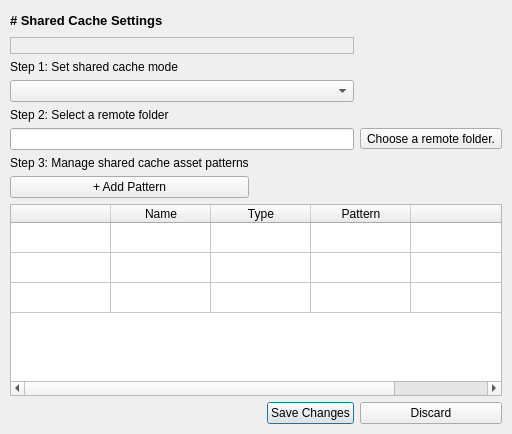
         <widget class="QWidget" name="SharedCachePage">
         <layout class="QGridLayout" name="gridLayout_2">
          <property name="leftMargin">
           <number>0</number>
          </property>
          <property name="topMargin">
           <number>0</number>
          </property>
          <property name="rightMargin">
           <number>0</number>
          </property>
          <property name="bottomMargin">
           <number>0</number>
          </property>
          <item row="0" column="0">
           <widget class="QWidget" name="widget_sharedCache" native="true">
            <property name="sizePolicy">
             <sizepolicy hsizetype="Preferred" vsizetype="Expanding">
              <horstretch>0</horstretch>
              <verstretch>0</verstretch>
             </sizepolicy>
            </property>
            <layout class="QGridLayout" name="gridLayout" columnstretch="0,0,0,0,0">
             <property name="sizeConstraint">
              <enum>QLayout::SetDefaultConstraint</enum>
             </property>
             <property name="leftMargin">
              <number>10</number>
             </property>
             <property name="rightMargin">
              <number>10</number>
             </property>
             <property name="bottomMargin">
              <number>10</number>
             </property>
             <item row="0" column="0" colspan="2">
              <widget class="QLabel" name="sharedCacheTitle">
               <property name="font">
                <font>
                 <pointsize>10</pointsize>
                 <weight>75</weight>
                 <bold>true</bold>
                </font>
               </property>
               <property name="text">
                <string># Shared Cache Settings</string>
               </property>
               <property name="textFormat">
                <enum>Qt::MarkdownText</enum>
               </property>
              </widget>
             </item>
             <item row="9" column="3">
              <widget class="QPushButton" name="sharedCacheSubmitButton">
               <property name="text">
                <string>Save Changes</string>
               </property>
               <property name="autoDefault">
                <bool>true</bool>
               </property>
               <property name="default">
                <bool>true</bool>
               </property>
              </widget>
             </item>
             <item row="5" column="0" colspan="4">
              <widget class="QLineEdit" name="serverAddressLineEdit">
               <property name="toolTip">
                <string>Set the remote folder location for the shared cache</string>
               </property>
              </widget>
             </item>
             <item row="9" column="4">
              <widget class="QPushButton" name="sharedCacheDiscardButton">
               <property name="text">
                <string>Discard</string>
               </property>
              </widget>
             </item>
             <item row="8" column="0" colspan="5">
              <widget class="QTableWidget" name="sharedCacheTable">
               <property name="wordWrap">
                <bool>false</bool>
               </property>
               <property name="rowCount">
                <number>3</number>
               </property>
               <property name="columnCount">
                <number>5</number>
               </property>
               <attribute name="horizontalHeaderCascadingSectionResizes">
                <bool>false</bool>
               </attribute>
               <attribute name="horizontalHeaderStretchLastSection">
                <bool>false</bool>
               </attribute>
               <attribute name="verticalHeaderVisible">
                <bool>false</bool>
               </attribute>
               <row>
                <property name="text">
                 <string>New Row</string>
                </property>
               </row>
               <row/>
               <row/>
               <column>
                <property name="text">
                 <string/>
                </property>
                <property name="toolTip">
                 <string>Toggle pattern activity.</string>
                </property>
               </column>
               <column>
                <property name="text">
                 <string>Name</string>
                </property>
               </column>
               <column>
                <property name="text">
                 <string>Type</string>
                </property>
                <property name="toolTip">
                 <string extracomment="Choose how the pattern text will be used. Wildcard or regular expression supported. "/>
                </property>
               </column>
               <column>
                <property name="text">
                 <string>Pattern</string>
                </property>
               </column>
               <column>
                <property name="text">
                 <string/>
                </property>
                <property name="toolTip">
                 <string>Remove the pattern.</string>
                </property>
               </column>
              </widget>
             </item>
             <item row="4" column="0">
              <widget class="QLabel" name="label_3">
               <property name="text">
                <string>Step 2: Select a remote folder</string>
               </property>
              </widget>
             </item>
             <item row="6" column="0">
              <widget class="QLabel" name="label_4">
               <property name="text">
                <string>Step 3: Manage shared cache asset patterns</string>
               </property>
              </widget>
             </item>
             <item row="7" column="0">
              <widget class="QPushButton" name="sharedCacheAddPattern">
               <property name="toolTip">
                <string>Add an asset pattern to cache to the remote folder.</string>
               </property>
               <property name="text">
                <string>+ Add Pattern</string>
               </property>
              </widget>
             </item>
             <item row="3" column="0" colspan="4">
              <widget class="QComboBox" name="serverCacheModeOptions">
               <property name="toolTip">
                <string>Select the mode the project should use to cache asset products.</string>
               </property>
               <property name="currentText">
                <string>Placeholder</string>
               </property>
               <property name="placeholderText">
                <string>Placeholder</string>
               </property>
              </widget>
             </item>
             <item row="2" column="0">
              <widget class="QLabel" name="label_2">
               <property name="text">
                <string>Step 1: Set shared cache mode</string>
               </property>
              </widget>
             </item>
             <item row="5" column="4">
              <widget class="QToolButton" name="serverAddressToolButton">
               <property name="text">
                <string>Choose a remote folder.</string>
               </property>
              </widget>
             </item>
             <item row="1" column="0" colspan="4">
              <widget class="QLabel" name="sharedCacheStatus">
               <property name="font">
                <font>
                 <pointsize>10</pointsize>
                </font>
               </property>
               <property name="frameShape">
                <enum>QFrame::StyledPanel</enum>
               </property>
               <property name="frameShadow">
                <enum>QFrame::Sunken</enum>
               </property>
               <property name="text">
                <string/>
               </property>
               <property name="textFormat">
                <enum>Qt::MarkdownText</enum>
               </property>
               <property name="margin">
                <number>5</number>
               </property>
              </widget>
             </item>
             <item row="0" column="4">
              <widget class="QPushButton" name="sharedCacheSupport">
               <property name="text">
                <string/>
               </property>
               <property name="flat">
                <bool>true</bool>
               </property>
              </widget>
             </item>
            </layout>
           </widget>
          </item>
         </layout>
        </widget>
